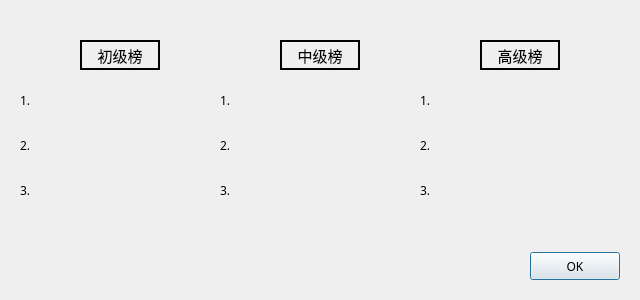
<?xml version="1.0" encoding="UTF-8"?>
<ui version="4.0">
 <class>RecordDialog</class>
 <widget class="QDialog" name="RecordDialog">
  <property name="geometry">
   <rect>
    <x>0</x>
    <y>0</y>
    <width>640</width>
    <height>300</height>
   </rect>
  </property>
  <property name="minimumSize">
   <size>
    <width>640</width>
    <height>300</height>
   </size>
  </property>
  <property name="maximumSize">
   <size>
    <width>640</width>
    <height>300</height>
   </size>
  </property>
  <property name="font">
   <font>
    <family>微软雅黑</family>
   </font>
  </property>
  <property name="windowTitle">
   <string>排行榜 Mine Sweeper</string>
  </property>
  <widget class="QLabel" name="normalTitleLabel">
   <property name="geometry">
    <rect>
     <x>280</x>
     <y>40</y>
     <width>80</width>
     <height>30</height>
    </rect>
   </property>
   <property name="font">
    <font>
     <family>微软雅黑</family>
     <pointsize>11</pointsize>
    </font>
   </property>
   <property name="frameShape">
    <enum>QFrame::WinPanel</enum>
   </property>
   <property name="text">
    <string>中级榜</string>
   </property>
   <property name="alignment">
    <set>Qt::AlignCenter</set>
   </property>
  </widget>
  <widget class="QLabel" name="easyTitleLabel">
   <property name="geometry">
    <rect>
     <x>80</x>
     <y>40</y>
     <width>80</width>
     <height>30</height>
    </rect>
   </property>
   <property name="font">
    <font>
     <family>微软雅黑</family>
     <pointsize>11</pointsize>
    </font>
   </property>
   <property name="frameShape">
    <enum>QFrame::WinPanel</enum>
   </property>
   <property name="text">
    <string>初级榜</string>
   </property>
   <property name="alignment">
    <set>Qt::AlignCenter</set>
   </property>
  </widget>
  <widget class="QLabel" name="highTitleLabel">
   <property name="geometry">
    <rect>
     <x>480</x>
     <y>40</y>
     <width>80</width>
     <height>30</height>
    </rect>
   </property>
   <property name="font">
    <font>
     <family>微软雅黑</family>
     <pointsize>11</pointsize>
    </font>
   </property>
   <property name="frameShape">
    <enum>QFrame::WinPanel</enum>
   </property>
   <property name="text">
    <string>高级榜</string>
   </property>
   <property name="alignment">
    <set>Qt::AlignCenter</set>
   </property>
  </widget>
  <widget class="QLabel" name="easyFirstLabel">
   <property name="geometry">
    <rect>
     <x>20</x>
     <y>90</y>
     <width>20</width>
     <height>20</height>
    </rect>
   </property>
   <property name="font">
    <font>
     <family>微软雅黑</family>
    </font>
   </property>
   <property name="text">
    <string>1.</string>
   </property>
  </widget>
  <widget class="QLabel" name="normalFirstLabel">
   <property name="geometry">
    <rect>
     <x>220</x>
     <y>90</y>
     <width>20</width>
     <height>20</height>
    </rect>
   </property>
   <property name="font">
    <font>
     <family>微软雅黑</family>
    </font>
   </property>
   <property name="text">
    <string>1.</string>
   </property>
  </widget>
  <widget class="QLabel" name="highFirstLabel">
   <property name="geometry">
    <rect>
     <x>420</x>
     <y>90</y>
     <width>20</width>
     <height>20</height>
    </rect>
   </property>
   <property name="font">
    <font>
     <family>微软雅黑</family>
    </font>
   </property>
   <property name="text">
    <string>1.</string>
   </property>
  </widget>
  <widget class="QLabel" name="easySecondLabel">
   <property name="geometry">
    <rect>
     <x>20</x>
     <y>135</y>
     <width>20</width>
     <height>20</height>
    </rect>
   </property>
   <property name="font">
    <font>
     <family>微软雅黑</family>
    </font>
   </property>
   <property name="text">
    <string>2.</string>
   </property>
  </widget>
  <widget class="QLabel" name="easyThirdLabel">
   <property name="geometry">
    <rect>
     <x>20</x>
     <y>180</y>
     <width>20</width>
     <height>20</height>
    </rect>
   </property>
   <property name="font">
    <font>
     <family>微软雅黑</family>
    </font>
   </property>
   <property name="text">
    <string>3.</string>
   </property>
  </widget>
  <widget class="QLabel" name="normalSecondLabel">
   <property name="geometry">
    <rect>
     <x>220</x>
     <y>135</y>
     <width>20</width>
     <height>20</height>
    </rect>
   </property>
   <property name="font">
    <font>
     <family>微软雅黑</family>
    </font>
   </property>
   <property name="text">
    <string>2.</string>
   </property>
  </widget>
  <widget class="QLabel" name="highSecondLabel">
   <property name="geometry">
    <rect>
     <x>420</x>
     <y>135</y>
     <width>20</width>
     <height>20</height>
    </rect>
   </property>
   <property name="font">
    <font>
     <family>微软雅黑</family>
    </font>
   </property>
   <property name="text">
    <string>2.</string>
   </property>
  </widget>
  <widget class="QLabel" name="normalThirdLabel">
   <property name="geometry">
    <rect>
     <x>220</x>
     <y>180</y>
     <width>20</width>
     <height>20</height>
    </rect>
   </property>
   <property name="font">
    <font>
     <family>微软雅黑</family>
    </font>
   </property>
   <property name="text">
    <string>3.</string>
   </property>
  </widget>
  <widget class="QLabel" name="highThirdLabel">
   <property name="geometry">
    <rect>
     <x>420</x>
     <y>180</y>
     <width>20</width>
     <height>20</height>
    </rect>
   </property>
   <property name="font">
    <font>
     <family>微软雅黑</family>
    </font>
   </property>
   <property name="text">
    <string>3.</string>
   </property>
  </widget>
  <widget class="QPushButton" name="closePushButton">
   <property name="geometry">
    <rect>
     <x>530</x>
     <y>252</y>
     <width>90</width>
     <height>28</height>
    </rect>
   </property>
   <property name="font">
    <font>
     <family>微软雅黑</family>
    </font>
   </property>
   <property name="text">
    <string>OK</string>
   </property>
  </widget>
 </widget>
 <resources/>
 <connections>
  <connection>
   <sender>closePushButton</sender>
   <signal>clicked()</signal>
   <receiver>RecordDialog</receiver>
   <slot>close()</slot>
   <hints>
    <hint type="sourcelabel">
     <x>574</x>
     <y>265</y>
    </hint>
    <hint type="destinationlabel">
     <x>319</x>
     <y>149</y>
    </hint>
   </hints>
  </connection>
 </connections>
</ui>
